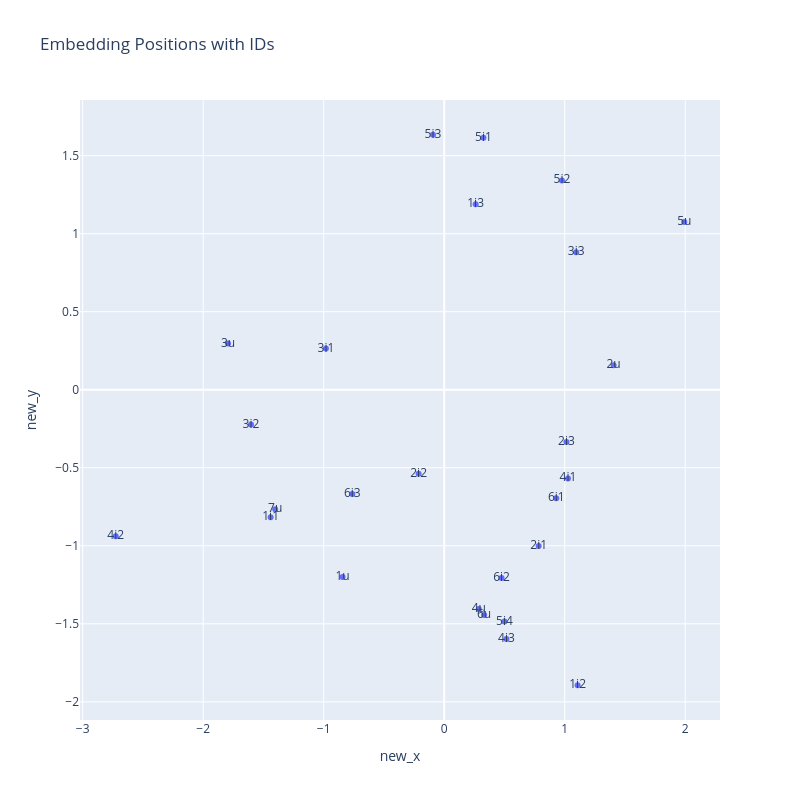
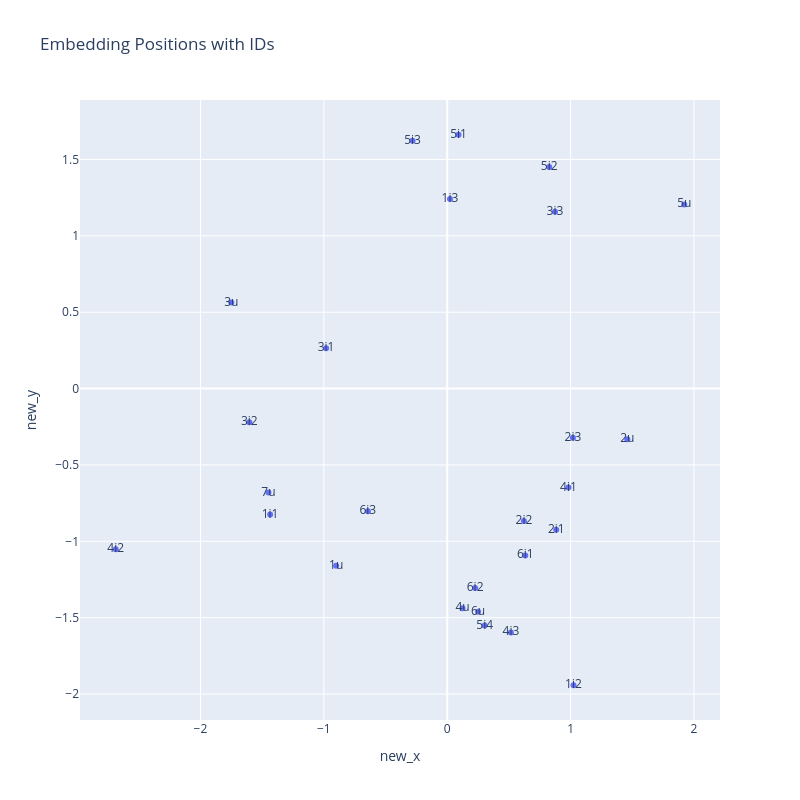
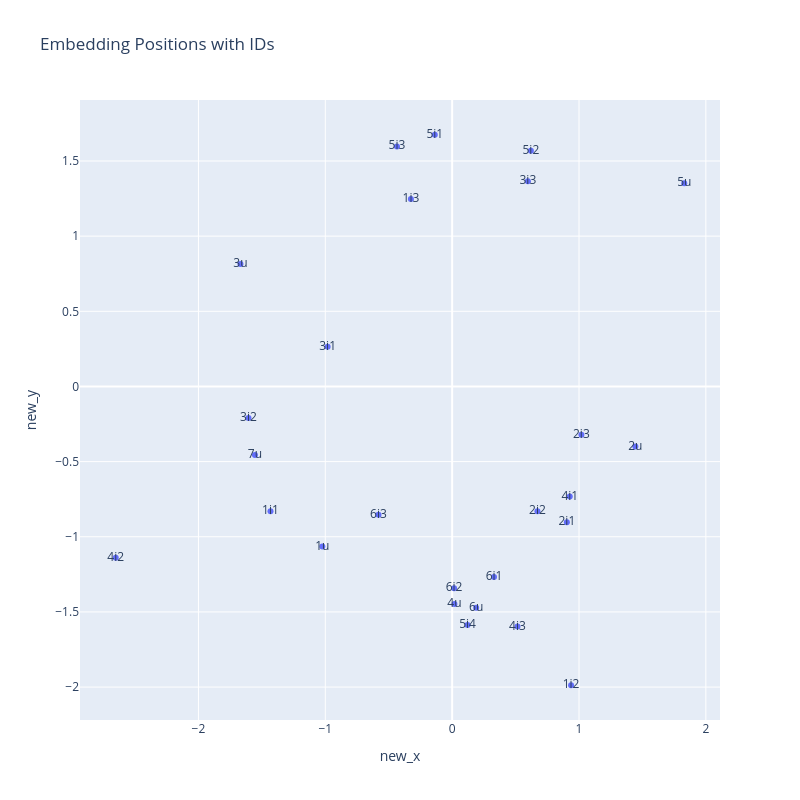
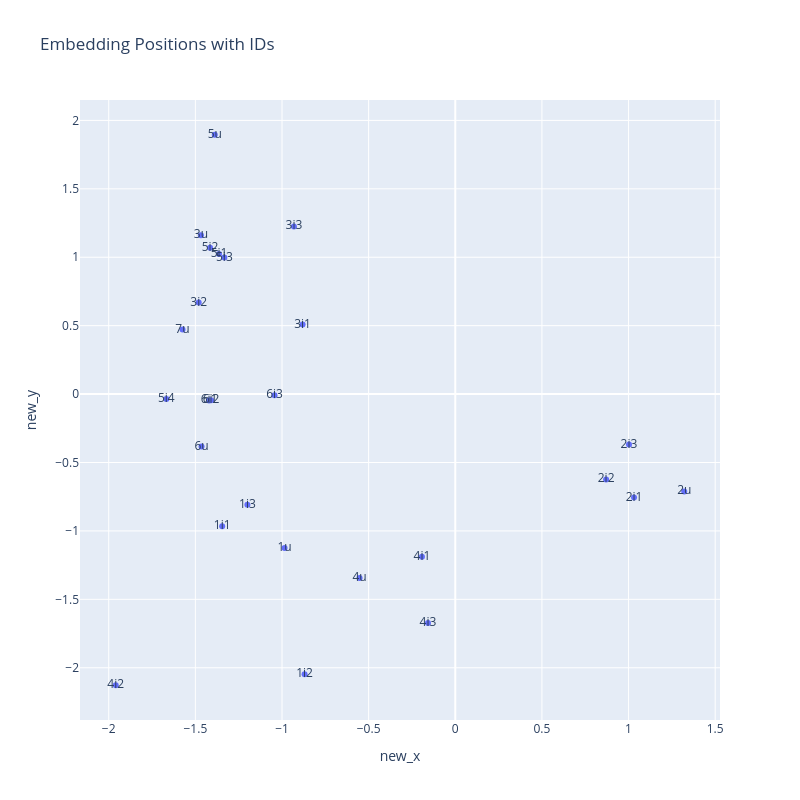

These figures' notebook cell, in order:
### Code cell
user_embedding_sizes = [len(user_encoder.classes_), 2]
item_embedding_sizes = [len(item_encoder.classes_), 2]

model = TwoTowerModel(user_embedding_sizes, item_embedding_sizes, 
                      device).to(device)

optimizer = torch.optim.SGD(model.parameters(), lr=5, momentum=0)

users_ids, users_features = zip(*train_dataset.user2features.items())
items_ids, items_features = zip(*train_dataset.item2features.items())

mse_loss = nn.MSELoss()

def train_loop(model, optimizer, train_loader, n_epochs=100):
    loss_history = list()
    for epoch in range(n_epochs):
        for batch in tqdm(train_loader, desc=f'Epoch {epoch}'):
            
            user_embs, item_embs = model(*batch)
            user_embs = F.normalize(user_embs, dim=-1)
            item_embs = F.normalize(item_embs, dim=-1)
            
            t = torch.ones((user_embs.shape[0]))

            loss = mse_loss(
                torch.einsum('ij,ij->i', user_embs, item_embs), 
                t.to(device)
            )

            optimizer.zero_grad()
            loss.backward()

            old_users_embeddings = model.get_user_embeddings(
                torch.IntTensor(np.array(users_features)).to(device)
            )
            old_items_embeddings = model.get_item_embeddings(
                torch.IntTensor(np.array(items_features)).to(device)
            )

            optimizer.step()

            new_users_embeddings = model.get_user_embeddings(
                torch.IntTensor(np.array(users_features)).to(device)
            )
            new_items_embeddings = model.get_item_embeddings(
                torch.IntTensor(np.array(items_features)).to(device)
            )

            loss_history.append(loss.item())
            
            if (epoch < 3) or (epoch == 99):
                print(f'Train loss: {loss_history[-1]}')
                plot_embedding_shift(
                    old_users_embeddings,
                    old_items_embeddings,
                    new_users_embeddings,
                    new_items_embeddings,
                    users_ids,
                    items_ids,
                    title="Embedding Shift (green - users; blue - items)"
                )

model.train()
train_loop(model, optimizer, train_loader)

### Figure 1 — Plotly figure (JSON) as saved in the notebook; plotly's stock layout.template omitted (floating-point values rounded to 4 significant figures)
{"data": [{"customdata": [["1u"], ["2u"], ["3u"], ["4u"], ["5u"], ["6u"], ["7u"], ["1i1"], ["1i2"], ["1i3"], ["2i1"], ["2i2"], ["2i3"], ["3i1"], ["3i2"], ["3i3"], ["4i1"], ["4i2"], ["4i3"], ["5i1"], ["5i2"], ["5i3"], ["6i1"], ["6i2"], ["6i3"], ["5i4"]], "hovertemplate": "id=%{customdata[0]}<extra></extra>", "legendgroup": "", "marker": {"color": "#636efa", "symbol": "circle"}, "mode": "markers+text", "name": "", "orientation": "v", "showlegend": false, "text": ["1u", "2u", "3u", "4u", "5u", "6u", "7u", "1i1", "1i2", "1i3", "2i1", "2i2", "2i3", "3i1", "3i2", "3i3", "4i1", "4i2", "4i3", "5i1", "5i2", "5i3", "6i1", "6i2", "6i3", "5i4"], "type": "scatter", "x": [-0.8434, 1.405, -1.794, 0.2867, 1.992, 0.3312, -1.403, -1.44, 1.107, 0.2607, 0.7836, -0.2124, 1.014, -0.9816, -1.604, 1.095, 1.027, -2.726, 0.5163, 0.3252, 0.977, -0.09318, 0.9299, 0.4759, -0.7623, 0.5], "xaxis": "x", "y": [-1.2, 0.1564, 0.2962, -1.405, 1.074, -1.443, -0.7658, -0.8164, -1.894, 1.188, -1.002, -0.5385, -0.3348, 0.2643, -0.2233, 0.8816, -0.5687, -0.938, -1.597, 1.615, 1.341, 1.634, -0.6945, -1.207, -0.6679, -1.486], "yaxis": "y"}], "layout": {"autosize": false, "height": 800, "legend": {"tracegroupgap": 0}, "title": {"text": "Embedding Positions with IDs"}, "width": 800, "xaxis": {"anchor": "y", "autorange": true, "domain": [0, 1], "range": [-3.022, 2.288], "title": {"text": "new_x"}, "type": "linear"}, "yaxis": {"anchor": "x", "autorange": true, "domain": [0, 1], "range": [-2.116, 1.857], "title": {"text": "new_y"}, "type": "linear"}}}

### Figure 2 — Plotly figure (JSON) as saved in the notebook; plotly's stock layout.template omitted (floating-point values rounded to 4 significant figures)
{"data": [{"customdata": [["1u"], ["2u"], ["3u"], ["4u"], ["5u"], ["6u"], ["7u"], ["1i1"], ["1i2"], ["1i3"], ["2i1"], ["2i2"], ["2i3"], ["3i1"], ["3i2"], ["3i3"], ["4i1"], ["4i2"], ["4i3"], ["5i1"], ["5i2"], ["5i3"], ["6i1"], ["6i2"], ["6i3"], ["5i4"]], "hovertemplate": "id=%{customdata[0]}<extra></extra>", "legendgroup": "", "marker": {"color": "#636efa", "symbol": "circle"}, "mode": "markers+text", "name": "", "orientation": "v", "showlegend": false, "text": ["1u", "2u", "3u", "4u", "5u", "6u", "7u", "1i1", "1i2", "1i3", "2i1", "2i2", "2i3", "3i1", "3i2", "3i3", "4i1", "4i2", "4i3", "5i1", "5i2", "5i3", "6i1", "6i2", "6i3", "5i4"], "type": "scatter", "x": [-0.8999, 1.46, -1.75, 0.1238, 1.921, 0.2502, -1.449, -1.436, 1.023, 0.02225, 0.8837, 0.6215, 1.019, -0.9817, -1.604, 0.8734, 0.9829, -2.687, 0.5162, 0.09173, 0.8268, -0.2808, 0.6326, 0.2261, -0.6432, 0.3034], "xaxis": "x", "y": [-1.161, -0.3326, 0.5631, -1.438, 1.205, -1.462, -0.6807, -0.8251, -1.942, 1.241, -0.9238, -0.8674, -0.3213, 0.2641, -0.22, 1.157, -0.6481, -1.051, -1.597, 1.662, 1.451, 1.623, -1.093, -1.306, -0.8038, -1.552], "yaxis": "y"}], "layout": {"autosize": false, "height": 800, "legend": {"tracegroupgap": 0}, "title": {"text": "Embedding Positions with IDs"}, "width": 800, "xaxis": {"anchor": "y", "autorange": true, "domain": [0, 1], "range": [-2.976, 2.211], "title": {"text": "new_x"}, "type": "linear"}, "yaxis": {"anchor": "x", "autorange": true, "domain": [0, 1], "range": [-2.17, 1.889], "title": {"text": "new_y"}, "type": "linear"}}}

### Figure 3 — Plotly figure (JSON) as saved in the notebook; plotly's stock layout.template omitted (floating-point values rounded to 4 significant figures)
{"data": [{"customdata": [["1u"], ["2u"], ["3u"], ["4u"], ["5u"], ["6u"], ["7u"], ["1i1"], ["1i2"], ["1i3"], ["2i1"], ["2i2"], ["2i3"], ["3i1"], ["3i2"], ["3i3"], ["4i1"], ["4i2"], ["4i3"], ["5i1"], ["5i2"], ["5i3"], ["6i1"], ["6i2"], ["6i3"], ["5i4"]], "hovertemplate": "id=%{customdata[0]}<extra></extra>", "legendgroup": "", "marker": {"color": "#636efa", "symbol": "circle"}, "mode": "markers+text", "name": "", "orientation": "v", "showlegend": false, "text": ["1u", "2u", "3u", "4u", "5u", "6u", "7u", "1i1", "1i2", "1i3", "2i1", "2i2", "2i3", "3i1", "3i2", "3i3", "4i1", "4i2", "4i3", "5i1", "5i2", "5i3", "6i1", "6i2", "6i3", "5i4"], "type": "scatter", "x": [-1.023, 1.444, -1.669, 0.01792, 1.83, 0.1893, -1.555, -1.432, 0.9374, -0.3252, 0.9043, 0.6724, 1.019, -0.9817, -1.605, 0.5971, 0.9271, -2.652, 0.5149, -0.1369, 0.6206, -0.4352, 0.3301, 0.01512, -0.5808, 0.1213], "xaxis": "x", "y": [-1.065, -0.3999, 0.8142, -1.447, 1.351, -1.472, -0.4558, -0.831, -1.988, 1.247, -0.904, -0.831, -0.3212, 0.2641, -0.2096, 1.366, -0.7326, -1.14, -1.597, 1.675, 1.568, 1.597, -1.268, -1.342, -0.8538, -1.588], "yaxis": "y"}], "layout": {"autosize": false, "height": 800, "legend": {"tracegroupgap": 0}, "title": {"text": "Embedding Positions with IDs"}, "width": 800, "xaxis": {"anchor": "y", "autorange": true, "domain": [0, 1], "range": [-2.934, 2.112], "title": {"text": "new_x"}, "type": "linear"}, "yaxis": {"anchor": "x", "autorange": true, "domain": [0, 1], "range": [-2.219, 1.906], "title": {"text": "new_y"}, "type": "linear"}}}

### Figure 4 — Plotly figure (JSON) as saved in the notebook; plotly's stock layout.template omitted (floating-point values rounded to 4 significant figures)
{"data": [{"customdata": [["1u"], ["2u"], ["3u"], ["4u"], ["5u"], ["6u"], ["7u"], ["1i1"], ["1i2"], ["1i3"], ["2i1"], ["2i2"], ["2i3"], ["3i1"], ["3i2"], ["3i3"], ["4i1"], ["4i2"], ["4i3"], ["5i1"], ["5i2"], ["5i3"], ["6i1"], ["6i2"], ["6i3"], ["5i4"]], "hovertemplate": "id=%{customdata[0]}<extra></extra>", "legendgroup": "", "marker": {"color": "#636efa", "symbol": "circle"}, "mode": "markers+text", "name": "", "orientation": "v", "showlegend": false, "text": ["1u", "2u", "3u", "4u", "5u", "6u", "7u", "1i1", "1i2", "1i3", "2i1", "2i2", "2i3", "3i1", "3i2", "3i3", "4i1", "4i2", "4i3", "5i1", "5i2", "5i3", "6i1", "6i2", "6i3", "5i4"], "type": "scatter", "x": [-0.9853, 1.321, -1.468, -0.5524, -1.388, -1.464, -1.574, -1.345, -0.8697, -1.2, 1.032, 0.8706, 1.002, -0.8811, -1.481, -0.9313, -0.1925, -1.959, -0.1576, -1.364, -1.415, -1.333, -1.421, -1.409, -1.043, -1.667], "xaxis": "x", "y": [-1.125, -0.7114, 1.16, -1.344, 1.895, -0.3839, 0.4712, -0.9654, -2.047, -0.8084, -0.7565, -0.6237, -0.3689, 0.5085, 0.6684, 1.225, -1.188, -2.128, -1.672, 1.025, 1.069, 0.9979, -0.04623, -0.04455, -0.008508, -0.03637], "yaxis": "y"}], "layout": {"autosize": false, "height": 800, "legend": {"tracegroupgap": 0}, "title": {"text": "Embedding Positions with IDs"}, "width": 800, "xaxis": {"anchor": "y", "autorange": true, "domain": [0, 1], "range": [-2.166, 1.528], "title": {"text": "new_x"}, "type": "linear"}, "yaxis": {"anchor": "x", "autorange": true, "domain": [0, 1], "range": [-2.382, 2.149], "title": {"text": "new_y"}, "type": "linear"}}}
